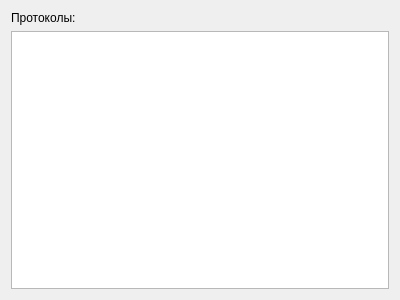
<?xml version="1.0" encoding="UTF-8"?>
<ui version="4.0">
 <class>protocols</class>
 <widget class="QWidget" name="protocols">
  <property name="geometry">
   <rect>
    <x>0</x>
    <y>0</y>
    <width>400</width>
    <height>300</height>
   </rect>
  </property>
  <property name="windowTitle">
   <string>Form</string>
  </property>
  <layout class="QVBoxLayout" name="verticalLayout_2">
   <item>
    <layout class="QVBoxLayout" name="verticalLayout">
     <item>
      <widget class="QLabel" name="label">
       <property name="text">
        <string>Протоколы:</string>
       </property>
      </widget>
     </item>
     <item>
      <widget class="QTableWidget" name="tableWidget"/>
     </item>
    </layout>
   </item>
  </layout>
 </widget>
 <resources/>
 <connections/>
</ui>
